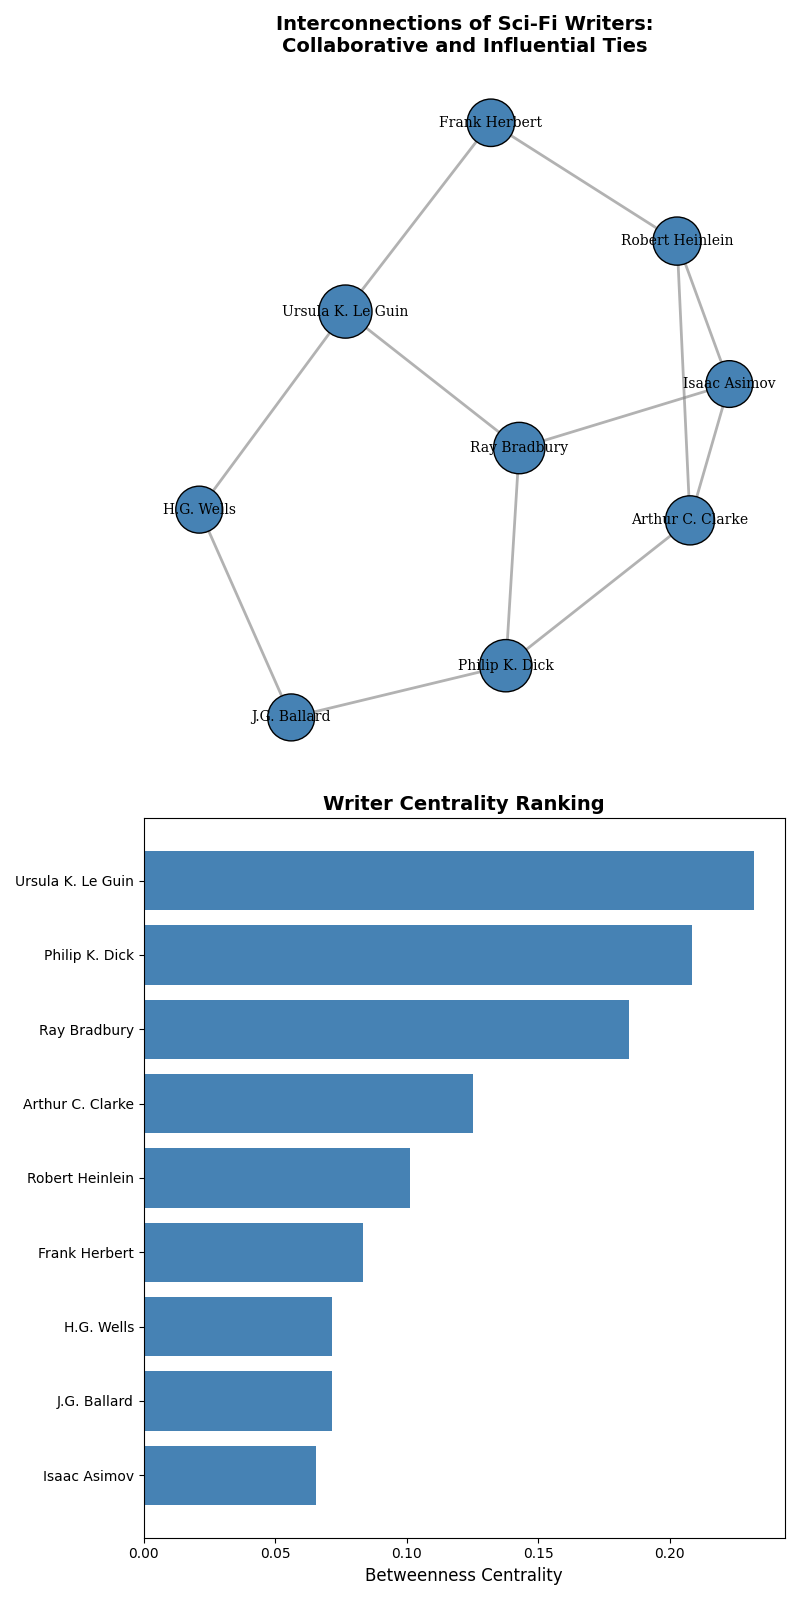

Python code for this plot:
import matplotlib.pyplot as plt
import networkx as nx
import numpy as np

writers_connections = {
    "Isaac Asimov": ["Arthur C. Clarke", "Robert Heinlein", "Ray Bradbury"],
    "Arthur C. Clarke": ["Isaac Asimov", "Robert Heinlein", "Philip K. Dick"],
    "Robert Heinlein": ["Isaac Asimov", "Arthur C. Clarke", "Frank Herbert"],
    "Ray Bradbury": ["Isaac Asimov", "Philip K. Dick", "Ursula K. Le Guin"],
    "Philip K. Dick": ["Arthur C. Clarke", "Ray Bradbury", "J.G. Ballard"],
    "Frank Herbert": ["Robert Heinlein", "Ursula K. Le Guin"],
    "Ursula K. Le Guin": ["Ray Bradbury", "Frank Herbert", "H.G. Wells"],
    "J.G. Ballard": ["Philip K. Dick", "H.G. Wells"],
    "H.G. Wells": ["Ursula K. Le Guin", "J.G. Ballard"]
}

G = nx.Graph(writers_connections)

betweenness_centrality = nx.betweenness_centrality(G)
node_sizes = [1000 + 2000 * betweenness_centrality[node] for node in G.nodes()]

# Set a consistent color for all nodes
single_color = "#4682B4"
node_colors = [single_color for _ in G.nodes()]

fig, ax = plt.subplots(2, 1, figsize=(8, 16))

# First subplot: Network Graph
pos = nx.spring_layout(G, seed=24)
nx.draw_networkx_nodes(G, pos, ax=ax[0], node_size=node_sizes, node_color=node_colors, edgecolors='black')
nx.draw_networkx_edges(G, pos, ax=ax[0], width=2, alpha=0.6, edge_color='gray')
nx.draw_networkx_labels(G, pos, ax=ax[0], font_size=10, font_family='serif')
ax[0].set_title("Interconnections of Sci-Fi Writers:\nCollaborative and Influential Ties", fontsize=14, fontweight='bold')
ax[0].axis('off')

# Second subplot: Sorted Bar Chart of Betweenness Centrality
writer_names = list(betweenness_centrality.keys())
centrality_values = list(betweenness_centrality.values())

# Sort the writers by centrality values in descending order
sorted_indices = np.argsort(centrality_values)[::-1]
sorted_writer_names = [writer_names[i] for i in sorted_indices]
sorted_centrality_values = [centrality_values[i] for i in sorted_indices]

y_positions = np.arange(len(writer_names))
ax[1].barh(y_positions, sorted_centrality_values, color=single_color)
ax[1].set_yticks(y_positions)
ax[1].set_yticklabels(sorted_writer_names, fontsize=10)
ax[1].invert_yaxis()  # Highest centrality on top
ax[1].set_xlabel('Betweenness Centrality', fontsize=12)
ax[1].set_title("Writer Centrality Ranking", fontsize=14, fontweight='bold')

plt.tight_layout()
plt.show()
